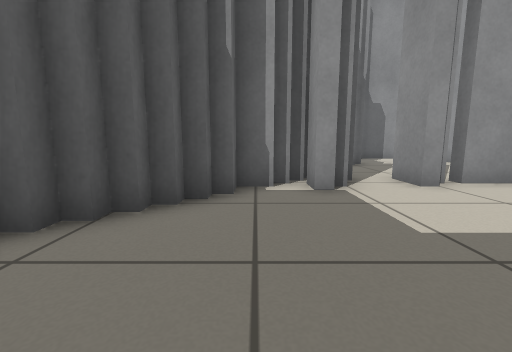
view 1 (above)

18 first-person views from a walk through a robot-simulator world made for Stage. The camera is 0.5 m above the floor, tilts 8° down and sees 90° across. Floor lines are 1 m apart. The floor is counted in squares, 0.5 m on a side. Each view is taken from the middle of a square. On the plan, view 1 faces up. The plan holds only what a view shows up to about 11 squares ahead; the rest is blank. The place goes on beyond the plan. Robots are left out.

view 2
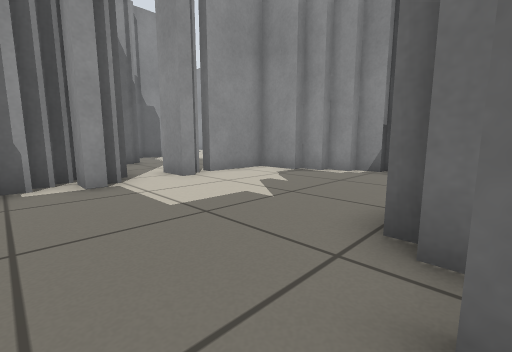

view 3
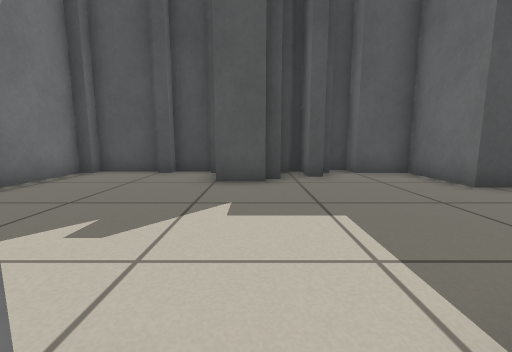

view 4
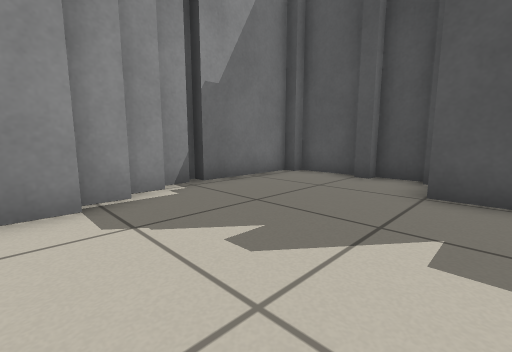

view 5
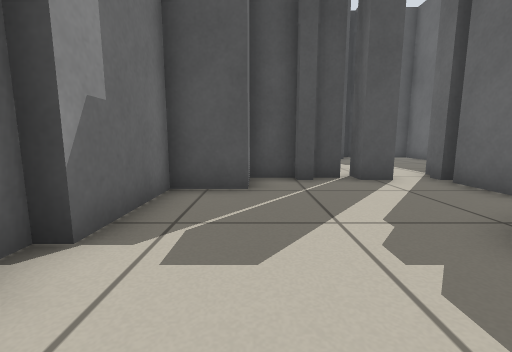

view 6
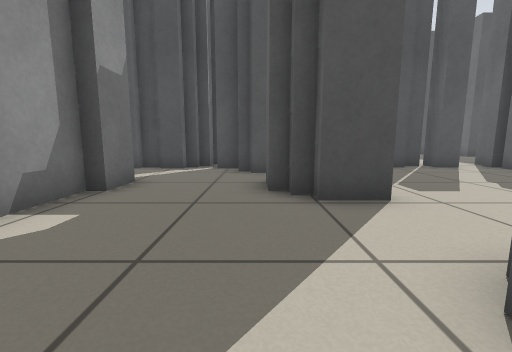

view 7
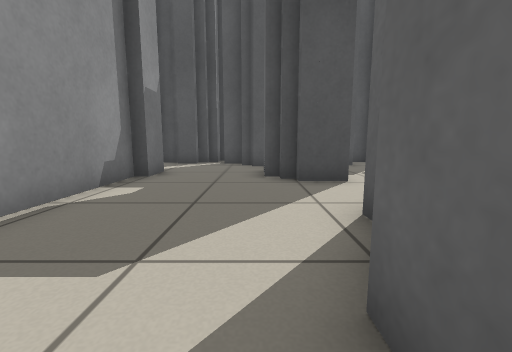

view 8
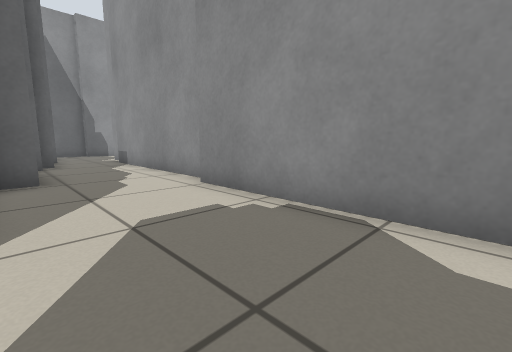

view 9
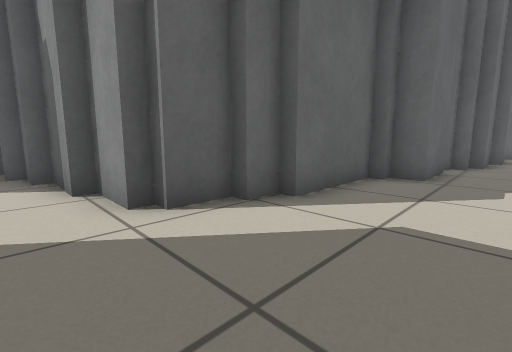

view 10
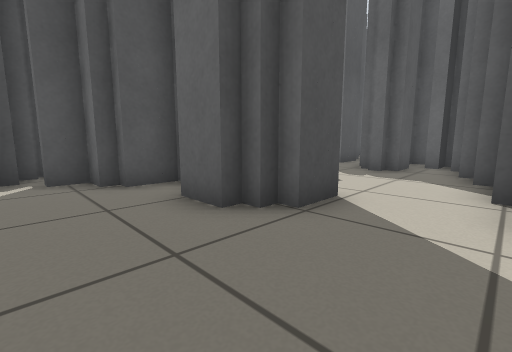

view 11
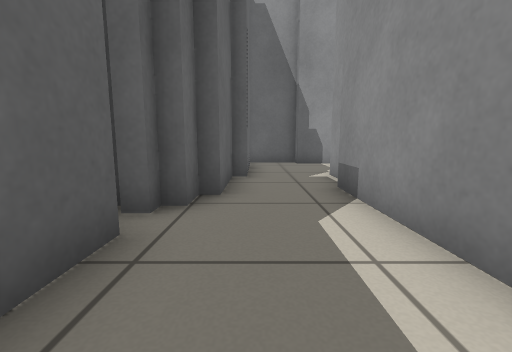

view 12
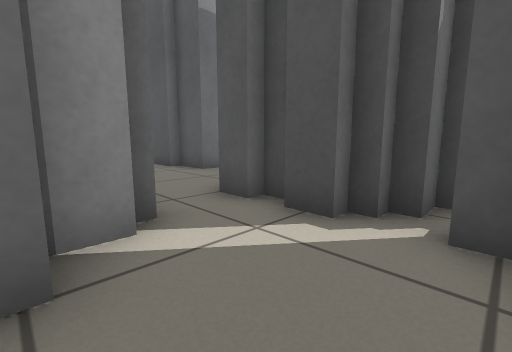

view 13
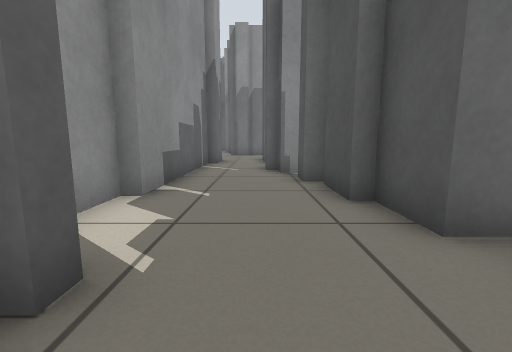

view 14
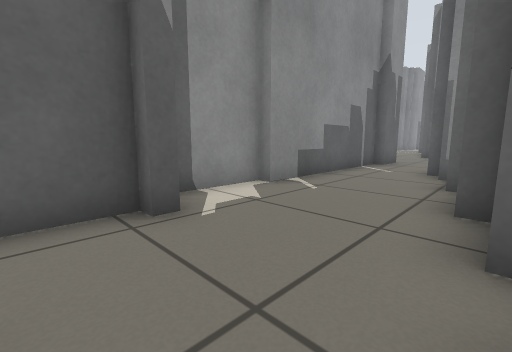

view 15
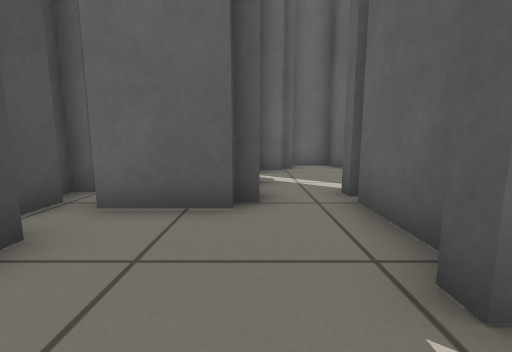

view 16
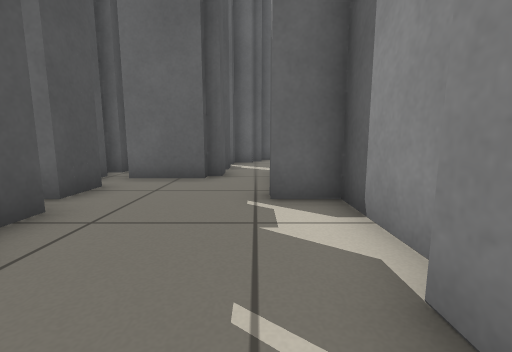

view 17
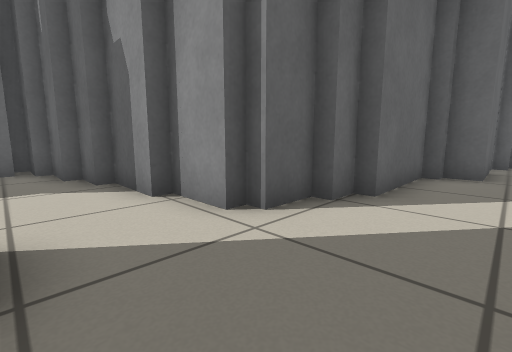

view 18
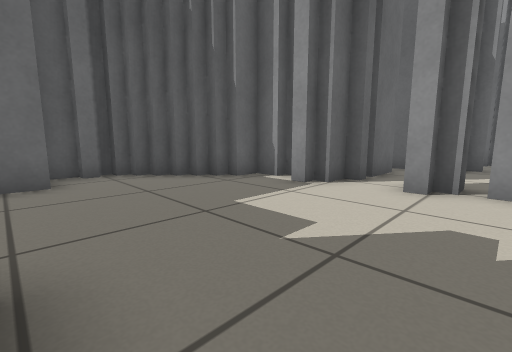

### Floor plan
Key: @ floor where view 1 was taken; # wall or solid block; x gap in a wall; . floor.
Columns run from 3 left of view 1 to 28 right of it. Each row starts with its distance up from view 1.
 32                 ##
 31                 ####
 30                 #...
 29                 #..
 28                 #..
 27                ##.#
 26                #..#
 25                #..#
 24               ##..#
 23               #...#
 22               ##..#
 21               ##..#
 20              ##...#
 19              #....#
 18              #...##
 17              #...#
 16             ##...#
 15             ##...#
 14        ######....#
 13     #####........#
 12     ##......##...#
 11     ####....###..#
 10      ###....###..##   ####
  9      #......##....##############
  8      #....######................
  7     ##...##   ######............
  6    ###.#x##     #  #......#### #
  5   ####....#     #  #...####
  4  ##.......##      ######
  3 ##.........#      #
  2 #..........##
  1 ##.........##
  0  #.@..##...#
 -1  #..####...#
 -2  ###########

Positions as (right, up) in squares from view 1, and headings:
1: (0, 0), facing up
2: (0, -1), facing up-right
3: (3, 6), facing down
4: (3, 5), facing down-right
5: (7, 13), facing down
6: (11, 16), facing down
7: (11, 18), facing down
8: (11, 13), facing up-right
9: (13, 13), facing up-left
10: (13, 14), facing down-left
11: (13, 20), facing up
12: (12, 10), facing down-right
13: (17, 7), facing right
14: (17, 5), facing up-right
15: (20, 7), facing left
16: (23, 8), facing left
17: (12, 12), facing up-left
18: (5, 0), facing up-left
